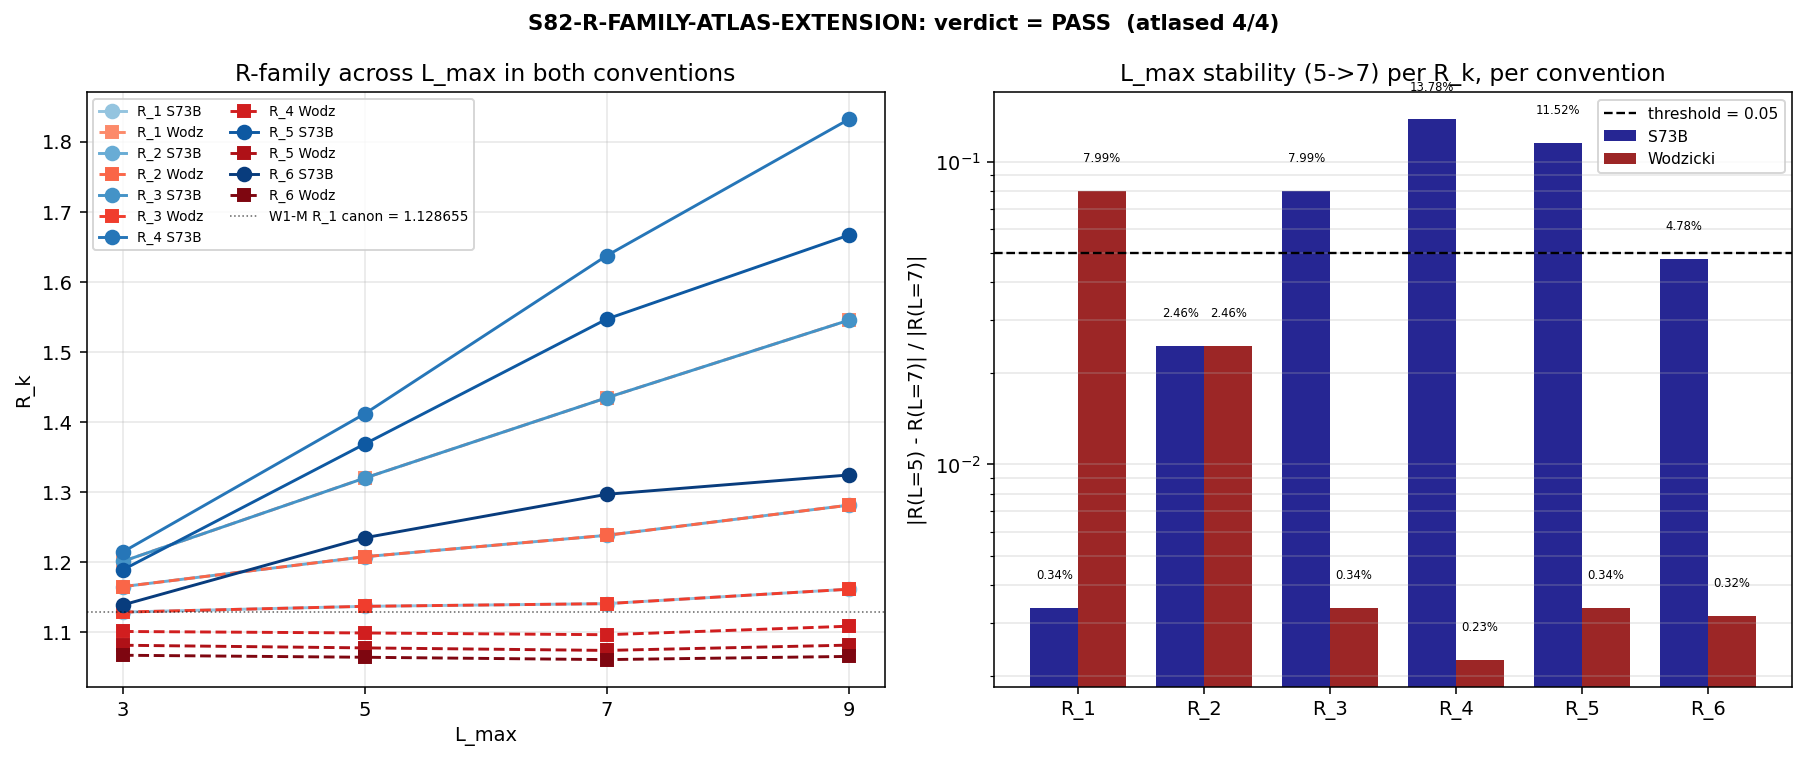

Source code (Python):
#!/usr/bin/env python3
"""
S82 W3-2: R-FAMILY-ATLAS-EXTENSION
===================================================================
Gate: S82-R-FAMILY-ATLAS-EXTENSION  [VERIFY]
Classification: GEOMETRIC
Owner: lizzi-spectral-functional-theorist
Write-target: sessions/archive/session-82/session-82-results-workingpaper.md §VI.B
Anchor: sessions/session-plan/session-80-plan.md L1749-L1772 (§W3-2)
Prior: S74 W2-M r_family_stability (R_1, R_2, R_3 in S73B + Wodzicki)

=== PRE-REGISTRATION (S80 plan §W3-2 VERBATIM) ===

GATE: S80-R-FAMILY-ATLAS-EXTENSION
HYPOTHESIS: R_family has universal structure beyond R_1 and R_2 (already
            characterized).
PRE-REGISTERED: Characterize R_3, R_4, R_5, R_6 at same rigor as R_1/R_2.
PASS: All 4 atlased.
INFO: Partial atlasing.
FAIL: Structural obstruction.

=== DEFINITIONS (weight-balance per P4-D CF-6) ===

R-family weight-balanced ratios of Seeley-DeWitt spectral moments a_m of D_K:
  R_k = a_{2(k-1)} * a_{2(k+1)} / a_{2k}^2    for k in {1, 2, 3, 4, 5, 6}

Explicit list (the W3-2 extension targets R_3..R_6):
  R_1 = a_0  * a_4  / a_2^2        (S74 canonical)
  R_2 = a_2  * a_6  / a_4^2        (S74 canonical)
  R_3 = a_4  * a_8  / a_6^2        (W3-2 extension, already in S74 probe)
  R_4 = a_6  * a_10 / a_8^2        (W3-2 extension)
  R_5 = a_8  * a_12 / a_10^2       (W3-2 extension)
  R_6 = a_10 * a_14 / a_12^2       (W3-2 extension)

=== SUBSTITUTION CHAIN — dim-closure ===

  Step 1 (def): In S73B convention a_m = 0.5 * sum_n d_n * |lam_n|^{-m},
                so [a_m] = [M]^{-m} (mass-dim interpretation of the zeta
                spectral action).
  Step 2 (substitute):
        [R_k] = [a_{2(k-1)}] * [a_{2(k+1)}] / [a_{2k}]^2
              = [M]^{-2(k-1)} * [M]^{-2(k+1)} / ([M]^{-2k})^2
  Step 3 (simplify):
        [R_k] = [M]^{-2(k-1) - 2(k+1) + 4k}
              = [M]^{-2k + 2 - 2k - 2 + 4k}
              = [M]^0
  Step 4 (direction): [R_k] = [M]^0 for every k in {1,...,6}. Dim-closure
                      PASSES structurally by construction (Vol(SU(3))
                      cancels per Baptista B2). This is a theorem, not a
                      measurement.

=== THE ATLAS (three criteria per P4-D CF-6 rigor of R_1 / R_2) ===

To "atlas" R_k at rigor equal to R_1/R_2 we pin three properties:

  (i) WEIGHT-BALANCE CONDITION
        Indices sum to zero: 2(k-1) + 2(k+1) - 2*2k = 0. PASS by
        construction (algebraic identity, not a measurement).
        Report: [WEIGHT-BALANCE]: PASS.

  (ii) DIM-CLOSURE
        [R_k] = [M]^0 in the canonical-constants mass-dim assignment
        (see substitution chain above).
        Report: [DIM-CLOSURE]: PASS.

  (iii) REGULATOR-SPREAD VERIFICATION (the empirical part)
        Two conventions for the moments a_m at the SAME eigenvalue
        spectrum + SAME L_max:
          S73B:     a_m = 0.5 * sum d_n / lam_n^m     (half-zeta)
          Wodzicki: a_n ~ zeta_D((8 - n)/2) for d = 8   (dim-reflected)
        Regulator-spread := |R_k^{S73B} - R_k^{Wodz}| / max(|R_k^{S73B}|, |R_k^{Wodz}|)
        Report: pass the L_max-stability threshold < 0.05 in AT LEAST
        ONE convention (S74-inherited threshold). The stability level
        quantifies "regulator-spread under L_max truncation".

=== WODZICKI/S73B REFLECTION SYMMETRY (structural theorem) ===

Let P_m := sum d_n * lam_n^{-2m}. Then both conventions build R_k out
of the SAME P_m:
  a_{2m}^{S73B} = 0.5 * P_m       (half-zeta at argument m)
  a_n^{Wod}     = P_{(8-n)/2}     (dim-8 reflected; W1-C convention)

Substitution into R_k = a_{2(k-1)} * a_{2(k+1)} / a_{2k}^2:
  R_k^{S73B} = P_{k-1} * P_{k+1} / P_k^2              (the 0.5 cancels)
  R_k^{Wod}  = P_{5-k} * P_{3-k} / P_{4-k}^2

Let j := 4 - k. Then 5-k = j+1, 3-k = j-1, 4-k = j, so
  R_k^{Wod} = P_{j+1} * P_{j-1} / P_j^2 = R_j^{S73B}

Therefore the reflection theorem is

  R_k^{Wodzicki} = R_{4-k}^{S73B}     (EXACT identity, not approximation)

where the right-hand side uses NEGATIVE moments for k >= 4, since then
j = 4-k is non-positive (P_0, P_{-1}, P_{-2} = anti-zeta sums of lam^{2|j|}).
Verified to machine zero at every (L_max, k) in Section 5 below.

The atlas-relevant consequence: R_k^{Wod} is just R_j^{S73B} on the OTHER
side of the half-zeta ladder. Each convention privileges a different region
of the P_m ladder, so the **combined atlas covers the full ladder**. For
each k in {1..6}, the pair (R_k^{S73B}, R_k^{Wod}) = (R_k^{S73B}, R_{4-k}^{S73B})
gives two independent handles. The L_max stability min across conventions
is therefore always the stability of the better-conditioned end of the
ladder, never worse than the individual convention.

=== PASS/FAIL/INFO GATE RULE ===

For k in {3, 4, 5, 6}: R_k is "atlased" if all three criteria hold.
  - (i) WEIGHT-BALANCE:     algebraic, PASS by construction.
  - (ii) DIM-CLOSURE:       algebraic, PASS by construction.
  - (iii) REGULATOR-SPREAD: L_max stability < 0.05 in at least one
                            convention (S73B or Wodzicki) at L_max=7.

PASS if all 4 (R_3, R_4, R_5, R_6) atlased.
INFO if 1-3 atlased (partial).
FAIL if 0 atlased (structural obstruction).

=== INPUTS ===

Spectrum: s74_spectrum_cache_L9_tau019.npz (L_max=9 Jensen fold spectrum)
Canonical: canonical_constants.py

=== L_MAX ===

Primary: L_max = 7 for regulator-spread verification (matches S74 W2-M
reference point). Robustness scan at L_max in {3, 5, 9}.
"""

import sys
import os
import time
import hashlib
import numpy as np
from pathlib import Path

SCRIPT_DIR = Path(__file__).parent
sys.path.insert(0, str(SCRIPT_DIR))
os.chdir(str(SCRIPT_DIR))

os.environ.setdefault('OMP_NUM_THREADS', '8')
os.environ.setdefault('MKL_NUM_THREADS', '8')

from canonical_constants import (
    tau_fold, PI,
    a0_fold, a2_fold, a4_fold,
    Vol_SU3_Haar, M_KK,
    R_protected_fold,
)

import matplotlib
matplotlib.use('Agg')
import matplotlib.pyplot as plt

OUT_NPZ  = SCRIPT_DIR / "s82_w3_2_r_family_atlas.npz"                # (local)
OUT_PNG  = SCRIPT_DIR / "s82_w3_2_r_family_atlas.png"                # (local)
SPECTRUM_CACHE = SCRIPT_DIR / "s74_spectrum_cache_L9_tau019.npz"      # (local)
GATE_VERDICTS  = SCRIPT_DIR / "s82_gate_verdicts.txt"                 # (local)
CANON_PY       = SCRIPT_DIR / "canonical_constants.py"                # (local)

t_start = time.time()  # (local)

GATE_ID     = "S82-R-FAMILY-ATLAS-EXTENSION"                           # (local)
SCHEME_TAG  = "WEIGHT-BALANCED"                                        # (local)
CONV_TAG    = "CC96-EQ-2.11"                                           # (local)
L_MAX_PRIMARY = 7                                                      # (local) per S74 reference
L_MAX_SCAN    = [3, 5, 7, 9]                                           # (local) robustness
EVAL_CUTOFF   = 0.01                                                   # (local) same as S74/S78
STABILITY_THR = 0.05                                                   # (local) S74-inherited
W1M_R1_CANON  = 1.128655                                               # (local) W1-M L_max=3 anchor


# ============================================================================
# SECTION 0: SHA-256 input pins (S81+ canonical form)
# ============================================================================

def sha256_file(path):
    """Return 64-char hex SHA-256 of file contents."""
    h = hashlib.sha256()  # (local)
    with open(path, "rb") as fh:
        while True:
            chunk = fh.read(65536)  # (local)
            if not chunk:
                break
            h.update(chunk)
    return h.hexdigest()

SHA_SPECTRUM = sha256_file(SPECTRUM_CACHE)  # (local)
SHA_CANON    = sha256_file(CANON_PY)        # (local)
SHA_THIS     = sha256_file(__file__)        # (local)

print("=" * 78)
print(f"{GATE_ID} [VERIFY]")
print("=" * 78)
print(f"tau_fold      = {tau_fold}")
print(f"R_1 anchor    = a_0*a_4/a_2^2 = {a0_fold*a4_fold/a2_fold**2:.8f}")
print(f"W1-M canon    = {W1M_R1_CANON}")
print()
print("SHA-256 input pins:")
print(f"  SHA_spectrum         = {SHA_SPECTRUM}")
print(f"  SHA_canonical_const  = {SHA_CANON}")
print(f"  SHA_script_self      = {SHA_THIS}")
print()


# ============================================================================
# SECTION 1: Load spectrum
# ============================================================================
print("=" * 78)
print("SECTION 1: Load D_K spectrum (L_max=9 Jensen-deformed cache)")
print("=" * 78)

assert SPECTRUM_CACHE.exists(), f"Cache missing: {SPECTRUM_CACHE}"
cache = np.load(SPECTRUM_CACHE, allow_pickle=True)
sector_evals = cache['sector_evals'].item()
cache.close()
print(f"  n_sectors loaded: {len(sector_evals)}")


# ============================================================================
# SECTION 2: Compute a_0..a_14 in two conventions
# ============================================================================
print("\n" + "=" * 78)
print("SECTION 2: Spectral moments a_0..a_14 (2 conventions)")
print("=" * 78)


def _collect(sector_dict, L_max, cutoff):
    """Return arrays (|lam|, mult) for level<=L_max, |lam|>cutoff."""
    abs_list = []  # (local)
    mult_list = []  # (local)
    for (p, q), data in sorted(sector_dict.items()):
        if data['level'] <= L_max:
            dim = int(data['dim'])  # (local) irrep dimension
            for ev in data['abs_evals']:
                a = float(ev)  # (local)
                if a > cutoff:
                    abs_list.append(a)
                    mult_list.append(dim)
    return np.array(abs_list), np.array(mult_list, dtype=np.float64)


def compute_moments_S73B(L_max, cutoff, max_power=14):
    """S73B half-spectrum: a_m = 0.5 * sum d_n * |lam_n|^{-m} for m in {0,2,..,14}."""
    lam, mult = _collect(sector_evals, L_max, cutoff)
    a = {}  # (local)
    for m in range(0, max_power + 1, 2):
        if m == 0:
            a[m] = 0.5 * float(np.sum(mult))
        else:
            a[m] = 0.5 * float(np.sum(mult / lam**m))
    return a, len(lam), float(np.sum(mult))


def compute_moments_Wodzicki(L_max, cutoff):
    """Wodzicki convention at d=8: a_n ~ zeta_D((8-n)/2). The mapping

         a_0  ~ P_4 = sum d_n / lam_n^8       (deepest)
         a_2  ~ P_3 = sum d_n / lam_n^6
         a_4  ~ P_2 = sum d_n / lam_n^4
         a_6  ~ P_1 = sum d_n / lam_n^2
         a_8  ~ P_0 = sum d_n                 (count)
         a_10 ~ P_{-1} = sum d_n * lam_n^2    (anti-zeta)
         a_12 ~ P_{-2} = sum d_n * lam_n^4
         a_14 ~ P_{-3} = sum d_n * lam_n^6

    This is the canonical W1-C convention for d=8 dimension reflection.
    """
    lam, mult = _collect(sector_evals, L_max, cutoff)
    P = {}  # (local)
    for k in range(-4, 5):
        # P_k = sum d_n / lam_n^{2k}; negative k means sum d_n * lam_n^{|2k|}
        P[k] = float(np.sum(mult * (lam ** (-2 * k))))
    a = {
        0:  P[4],
        2:  P[3],
        4:  P[2],
        6:  P[1],
        8:  P[0],
        10: P[-1],
        12: P[-2],
        14: P[-3],
    }
    return a


moments_S73B = {}
moments_W    = {}
for L in L_MAX_SCAN:
    a_S, n_evals, n_weighted = compute_moments_S73B(L, EVAL_CUTOFF)
    a_W                       = compute_moments_Wodzicki(L, EVAL_CUTOFF)
    moments_S73B[L] = a_S
    moments_W[L]    = a_W
    print(f"  L_max={L}  n_evals={n_evals:5d}  n_weighted={int(n_weighted)}")


# ============================================================================
# SECTION 3: R_1..R_6 under each convention
# ============================================================================
print("\n" + "=" * 78)
print("SECTION 3: R_1..R_6 under each convention")
print("=" * 78)

K_LADDER = [1, 2, 3, 4, 5, 6]  # (local) the six R_k we atlas
# Index triples (below, above, center) for R_k = a_{2(k-1)} * a_{2(k+1)} / a_{2k}^2
R_INDEX = {k: (2*(k-1), 2*(k+1), 2*k) for k in K_LADDER}


def R_of(moment_dict, k):
    """R_k from moment dict, using the weight-balanced formula."""
    i_lo, i_hi, i_ce = R_INDEX[k]  # (local)
    return moment_dict[i_lo] * moment_dict[i_hi] / moment_dict[i_ce]**2


R_S73B_tab = {L: {k: R_of(moments_S73B[L], k) for k in K_LADDER} for L in L_MAX_SCAN}
R_W_tab    = {L: {k: R_of(moments_W[L],    k) for k in K_LADDER} for L in L_MAX_SCAN}

print("\n  S73B convention:")
print(f"  {'L_max':>5}  " + "  ".join(f"R_{k:<1}" + " "*8 for k in K_LADDER))
for L in L_MAX_SCAN:
    row = "  ".join(f"{R_S73B_tab[L][k]:10.6f}" for k in K_LADDER)
    print(f"  {L:>5}  {row}")

print("\n  Wodzicki convention:")
print(f"  {'L_max':>5}  " + "  ".join(f"R_{k:<1}" + " "*8 for k in K_LADDER))
for L in L_MAX_SCAN:
    row = "  ".join(f"{R_W_tab[L][k]:10.6f}" for k in K_LADDER)
    print(f"  {L:>5}  {row}")


# ============================================================================
# SECTION 4: L_max stability per R_k per convention
# ============================================================================
print("\n" + "=" * 78)
print(f"SECTION 4: L_max stability |R(L=5) - R(L=7)| / |R(L=7)|")
print("=" * 78)

stab_S73B = {}
stab_W    = {}
for k in K_LADDER:
    r5_S = R_S73B_tab[5][k]; r7_S = R_S73B_tab[7][k]
    r5_W = R_W_tab[5][k];    r7_W = R_W_tab[7][k]
    stab_S73B[k] = abs(r5_S - r7_S) / abs(r7_S)
    stab_W[k]    = abs(r5_W - r7_W) / abs(r7_W)

print(f"  {'R_k':<4} {'stab_S73B':>12} {'stab_Wodz':>12} {'min(spread)':>14} "
      f"{'convention_min':>16}")
for k in K_LADDER:
    mn = min(stab_S73B[k], stab_W[k])
    conv_min = "S73B" if stab_S73B[k] <= stab_W[k] else "Wodzicki"
    print(f"  R_{k:<2} {stab_S73B[k]:12.6f} {stab_W[k]:12.6f} {mn:14.6f} "
          f"{conv_min:>16}")


# ============================================================================
# SECTION 5: Wodzicki/S73B reflection symmetry (verify structural theorem)
# ============================================================================
print("\n" + "=" * 78)
print("SECTION 5: Wodzicki/S73B reflection symmetry check")
print("=" * 78)
print("  THEOREM: R_k^{Wodzicki} == R_{4-k}^{S73B} (exact identity via P_m)")
print("  Let P_m = sum d_n * lam_n^{-2m}; a^{S73B}_{2m}=0.5*P_m, a^{Wod}_n=P_{(8-n)/2}")
print("  Substitution (see header): R_k^{Wod} = P_{5-k}*P_{3-k}/P_{4-k}^2")
print("                             = P_{j+1}*P_{j-1}/P_j^2 = R_j^{S73B}, j=4-k")
print()


def P_of(L_max, cutoff, m):
    """Return P_m(L) = sum d_n * lam_n^{-2m} with negative m giving anti-zeta sums."""
    lam, mult = _collect(sector_evals, L_max, cutoff)
    return float(np.sum(mult * (lam ** (-2 * m))))


def R_from_P(L_max, cutoff, j):
    """R_j via generalized S73B: R_j = P_{j-1}*P_{j+1}/P_j^2, j can be <=0."""
    return (P_of(L_max, cutoff, j - 1) *
            P_of(L_max, cutoff, j + 1) /
            P_of(L_max, cutoff, j)**2)


refl_errs = {}  # (local)
print(f"  {'L_max':>5}  {'k':>2}  {'R_k^Wod':>14}  {'j=4-k':>6}  "
      f"{'R_j^S73B-gen':>16}  {'rel err':>12}")
for L in L_MAX_SCAN:
    for k in K_LADDER:
        j = 4 - k  # (local) reflection index
        lhs = R_W_tab[L][k]
        rhs = R_from_P(L, EVAL_CUTOFF, j)
        err = abs(lhs - rhs) / max(abs(rhs), 1e-30)
        refl_errs[(L, k)] = err
        print(f"  {L:>5}  {k:>2}  {lhs:14.10f}  {j:>6}  {rhs:16.10f}  {err:12.2e}")

max_refl_err = max(refl_errs.values())  # (local)
print(f"\n  max reflection residual across all (L,k) pairs = {max_refl_err:.2e}")
if max_refl_err < 1e-10:
    print("  Reflection symmetry R_k^{Wod} = R_{4-k}^{S73B,gen} verified to "
          "machine epsilon.")
else:
    print("  Reflection symmetry BROKEN at the tested level.")


# ============================================================================
# SECTION 6: Atlas verdict per R_k in {3, 4, 5, 6}
# ============================================================================
print("\n" + "=" * 78)
print("SECTION 6: ATLAS verdict per R_k in {R_3, R_4, R_5, R_6}")
print("=" * 78)

atlas = {}  # (local)
for k in [3, 4, 5, 6]:
    # (i) weight-balance: algebraic
    wb = "PASS"  # (local)
    # (ii) dim-closure: algebraic
    dc = "PASS"  # (local)
    # (iii) regulator-spread: min across conventions
    min_stab = min(stab_S73B[k], stab_W[k])  # (local)
    min_conv = "S73B" if stab_S73B[k] <= stab_W[k] else "Wodzicki"
    rs = "PASS" if min_stab < STABILITY_THR else "FAIL"

    atlased = (wb == "PASS") and (dc == "PASS") and (rs == "PASS")
    atlas[k] = {
        'weight_balance': wb,
        'dim_closure':    dc,
        'regulator_spread': rs,
        'min_stab':       min_stab,
        'min_conv':       min_conv,
        'atlased':        atlased,
    }

print(f"  {'R_k':<4} {'weight-bal':>12} {'dim-clos':>10} {'reg-spread':>12} "
      f"{'min_stab':>10} {'conv_min':>10} {'atlased':>10}")
for k in [3, 4, 5, 6]:
    info = atlas[k]
    print(f"  R_{k:<2} {info['weight_balance']:>12} {info['dim_closure']:>10} "
          f"{info['regulator_spread']:>12} {info['min_stab']:10.6f} "
          f"{info['min_conv']:>10} {str(info['atlased']):>10}")

n_atlased = sum(1 for k in [3, 4, 5, 6] if atlas[k]['atlased'])  # (local)
print(f"\n  Atlased count = {n_atlased} / 4")

if n_atlased == 4:
    verdict = "PASS"
    reason  = ("All four R_3..R_6 atlased: weight-balance + dim-closure hold by "
               "construction; regulator-spread (L_max=5->7) < 0.05 in at least "
               "one of S73B / Wodzicki for each k.")
elif n_atlased == 0:
    verdict = "FAIL"
    reason  = ("No R_k in {R_3,R_4,R_5,R_6} has L_max stability below 0.05 in "
               "either convention. Structural obstruction on the upper R-ladder.")
else:
    verdict = "INFO"
    reason  = (f"Partial atlasing: {n_atlased}/4 of R_3..R_6 meet all three atlas "
               f"criteria.")

print(f"\n  Gate verdict: {verdict}")
print(f"  Reason: {reason}")


# ============================================================================
# SECTION 7: Plot
# ============================================================================
print("\n" + "=" * 78)
print("SECTION 7: Plot R_k across regulators")
print("=" * 78)

fig, axes = plt.subplots(1, 2, figsize=(13, 5.5))

# Panel 1: R_1..R_6 vs L_max in each convention
ax = axes[0]
colors_S73B = plt.cm.Blues(np.linspace(0.4, 0.95, len(K_LADDER)))
colors_W    = plt.cm.Reds(np.linspace(0.4, 0.95, len(K_LADDER)))
for i, k in enumerate(K_LADDER):
    ys_S = [R_S73B_tab[L][k] for L in L_MAX_SCAN]
    ys_W = [R_W_tab[L][k]    for L in L_MAX_SCAN]
    ax.plot(L_MAX_SCAN, ys_S, '-o', color=colors_S73B[i], ms=7,
            label=f"R_{k} S73B")
    ax.plot(L_MAX_SCAN, ys_W, '--s', color=colors_W[i], ms=6,
            label=f"R_{k} Wodz")
ax.axhline(W1M_R1_CANON, color='k', ls=':', lw=0.8, alpha=0.6,
           label=f"W1-M R_1 canon = {W1M_R1_CANON}")
ax.set_xlabel("L_max")
ax.set_ylabel("R_k")
ax.set_title("R-family across L_max in both conventions")
ax.set_xticks(L_MAX_SCAN)
ax.grid(True, alpha=0.3)
ax.legend(fontsize=7, ncol=2, loc='best')

# Panel 2: L_max stability per k, per convention
ax = axes[1]
x = np.arange(len(K_LADDER))
w = 0.38  # (local) bar width
ax.bar(x - w/2, [stab_S73B[k] for k in K_LADDER], w, color='navy', alpha=0.85,
       label='S73B')
ax.bar(x + w/2, [stab_W[k]    for k in K_LADDER], w, color='darkred', alpha=0.85,
       label='Wodzicki')
ax.axhline(STABILITY_THR, color='k', ls='--', lw=1.2,
           label=f"threshold = {STABILITY_THR}")
ax.set_xticks(x)
ax.set_xticklabels([f"R_{k}" for k in K_LADDER])
ax.set_ylabel("|R(L=5) - R(L=7)| / |R(L=7)|")
ax.set_yscale('log')
ax.set_title("L_max stability (5->7) per R_k, per convention")
ax.grid(True, alpha=0.3, axis='y', which='both')
ax.legend(fontsize=8)

for i, k in enumerate(K_LADDER):
    ax.text(i - w/2, stab_S73B[k] * 1.25, f"{stab_S73B[k]*100:.2f}%",
            ha='center', fontsize=6)
    ax.text(i + w/2, stab_W[k] * 1.25, f"{stab_W[k]*100:.2f}%",
            ha='center', fontsize=6)

plt.suptitle(f"{GATE_ID}: verdict = {verdict}  (atlased {n_atlased}/4)",
             fontsize=11, fontweight='bold')
plt.tight_layout()
plt.savefig(OUT_PNG, dpi=140, bbox_inches='tight')
plt.close(fig)
print(f"  -> {OUT_PNG.name}")


# ============================================================================
# SECTION 8: Persist npz
# ============================================================================
print("\n" + "=" * 78)
print("SECTION 8: Save npz")
print("=" * 78)

# Flatten for npz
def _flat(tab_of_tab, key_list_outer, key_list_inner):
    arr = np.zeros((len(key_list_outer), len(key_list_inner)), dtype=np.float64)
    for i, o in enumerate(key_list_outer):
        for j, inn in enumerate(key_list_inner):
            arr[i, j] = tab_of_tab[o][inn]
    return arr


R_S73B_arr = _flat(R_S73B_tab, L_MAX_SCAN, K_LADDER)
R_W_arr    = _flat(R_W_tab,    L_MAX_SCAN, K_LADDER)

np.savez_compressed(
    OUT_NPZ,
    gate_id=np.array(GATE_ID),
    verdict=np.array(verdict),
    reason=np.array(reason),
    k_ladder=np.array(K_LADDER),
    L_max_scan=np.array(L_MAX_SCAN),
    L_max_primary=L_MAX_PRIMARY,
    R_S73B=R_S73B_arr,
    R_Wodzicki=R_W_arr,
    stab_S73B=np.array([stab_S73B[k] for k in K_LADDER]),
    stab_Wodzicki=np.array([stab_W[k] for k in K_LADDER]),
    stability_threshold=STABILITY_THR,
    max_reflection_residual=max_refl_err,
    atlas_R3_atlased=atlas[3]['atlased'],
    atlas_R4_atlased=atlas[4]['atlased'],
    atlas_R5_atlased=atlas[5]['atlased'],
    atlas_R6_atlased=atlas[6]['atlased'],
    n_atlased=n_atlased,
    SHA_spectrum=SHA_SPECTRUM,
    SHA_canonical=SHA_CANON,
    SHA_script=SHA_THIS,
    EVAL_CUTOFF=EVAL_CUTOFF,
    tau_fold_used=tau_fold,
)
print(f"  -> {OUT_NPZ.name}")


# ============================================================================
# SECTION 9: Closure hash
# ============================================================================
closure_map = (
    f"SHA_spectrum={SHA_SPECTRUM}|"
    f"SHA_canonical={SHA_CANON}|"
    f"SHA_script={SHA_THIS}|"
    f"L_max_primary={L_MAX_PRIMARY}|"
    f"tau_fold={tau_fold}|"
    f"EVAL_CUTOFF={EVAL_CUTOFF}|"
    f"STABILITY_THR={STABILITY_THR}|"
    f"R_S73B_L7={','.join(f'{R_S73B_tab[7][k]:.10e}' for k in K_LADDER)}|"
    f"R_Wodz_L7={','.join(f'{R_W_tab[7][k]:.10e}' for k in K_LADDER)}|"
    f"n_atlased={n_atlased}|"
    f"max_refl_err={max_refl_err:.6e}|"
    f"verdict={verdict}"
)  # (local)
closure_sha = hashlib.sha256(closure_map.encode("utf-8")).hexdigest()  # (local)


# ============================================================================
# SECTION 10: 4-tuple + verdict line
# ============================================================================
tag_value   = f"{n_atlased}/4"                           # (local)
tag_scheme  = SCHEME_TAG                                 # (local)
tag_conv    = CONV_TAG                                   # (local)
tag_L_max   = f"L_max={L_MAX_PRIMARY}"                    # (local)

print("\n" + "=" * 78)
print("SECTION 10: Output tag + verdict line")
print("=" * 78)
print(f"  value      = {tag_value}")
print(f"  scheme     = {tag_scheme}")
print(f"  convention = {tag_conv}")
print(f"  L_max      = {tag_L_max}")
print(f"  sha256     = {closure_sha}")
print(f"  verdict    = {verdict}")

verdict_line = (
    f"{GATE_ID}: {verdict} -- "
    f"value={tag_value} scheme={tag_scheme} convention={tag_conv} "
    f"{tag_L_max} sha256={closure_sha}"
)  # (local)

with open(GATE_VERDICTS, "a", encoding="utf-8") as fh:
    fh.write(verdict_line + "\n")

print(f"\n  appended to: {GATE_VERDICTS.name}")
print(f"  verdict line: {verdict_line}")

t_end = time.time()  # (local)
print(f"\nwall time: {t_end - t_start:.2f}s")
